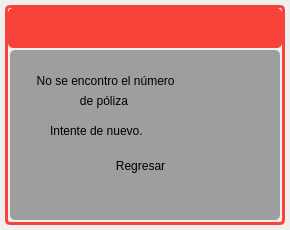
<?xml version="1.0" encoding="UTF-8"?>
<ui version="4.0">
 <class>Error_PDF</class>
 <widget class="QWidget" name="Error_PDF">
  <property name="geometry">
   <rect>
    <x>0</x>
    <y>0</y>
    <width>290</width>
    <height>230</height>
   </rect>
  </property>
  <property name="windowTitle">
   <string>Form</string>
  </property>
  <property name="styleSheet">
   <string notr="true">border-radius: 5px</string>
  </property>
  <layout class="QVBoxLayout" name="verticalLayout">
   <property name="spacing">
    <number>0</number>
   </property>
   <property name="leftMargin">
    <number>0</number>
   </property>
   <property name="topMargin">
    <number>0</number>
   </property>
   <property name="rightMargin">
    <number>0</number>
   </property>
   <property name="bottomMargin">
    <number>0</number>
   </property>
   <item>
    <widget class="QFrame" name="central_widget_frame">
     <property name="frameShape">
      <enum>QFrame::StyledPanel</enum>
     </property>
     <property name="frameShadow">
      <enum>QFrame::Raised</enum>
     </property>
     <layout class="QVBoxLayout" name="shadow_layout">
      <property name="spacing">
       <number>0</number>
      </property>
      <property name="leftMargin">
       <number>5</number>
      </property>
      <property name="topMargin">
       <number>5</number>
      </property>
      <property name="rightMargin">
       <number>5</number>
      </property>
      <property name="bottomMargin">
       <number>5</number>
      </property>
      <item>
       <widget class="QFrame" name="background_frame">
        <property name="styleSheet">
         <string notr="true">QWidget#background_frame{
border-style: solid;
border-width: 3px;

	border-color: rgb(249, 66, 58);
}</string>
        </property>
        <property name="frameShape">
         <enum>QFrame::StyledPanel</enum>
        </property>
        <property name="frameShadow">
         <enum>QFrame::Raised</enum>
        </property>
        <layout class="QVBoxLayout" name="verticalLayout_2">
         <property name="spacing">
          <number>0</number>
         </property>
         <property name="leftMargin">
          <number>0</number>
         </property>
         <property name="topMargin">
          <number>0</number>
         </property>
         <property name="rightMargin">
          <number>0</number>
         </property>
         <property name="bottomMargin">
          <number>0</number>
         </property>
         <item>
          <widget class="QFrame" name="top_bar_frame">
           <property name="minimumSize">
            <size>
             <width>0</width>
             <height>40</height>
            </size>
           </property>
           <property name="maximumSize">
            <size>
             <width>16777215</width>
             <height>40</height>
            </size>
           </property>
           <property name="styleSheet">
            <string notr="true">background-color: rgb(249, 66, 58);</string>
           </property>
           <property name="frameShape">
            <enum>QFrame::StyledPanel</enum>
           </property>
           <property name="frameShadow">
            <enum>QFrame::Raised</enum>
           </property>
           <layout class="QHBoxLayout" name="horizontalLayout_3">
            <item>
             <widget class="QLabel" name="title_label">
              <property name="minimumSize">
               <size>
                <width>120</width>
                <height>0</height>
               </size>
              </property>
              <property name="font">
               <font>
                <pointsize>10</pointsize>
                <bold>true</bold>
               </font>
              </property>
              <property name="styleSheet">
               <string notr="true">color: white;</string>
              </property>
              <property name="text">
               <string/>
              </property>
             </widget>
            </item>
            <item>
             <widget class="QFrame" name="buttons_holder_frame">
              <property name="minimumSize">
               <size>
                <width>130</width>
                <height>30</height>
               </size>
              </property>
              <property name="maximumSize">
               <size>
                <width>113</width>
                <height>16777215</height>
               </size>
              </property>
              <property name="frameShape">
               <enum>QFrame::StyledPanel</enum>
              </property>
              <property name="frameShadow">
               <enum>QFrame::Raised</enum>
              </property>
              <widget class="QToolButton" name="minimize_button">
               <property name="geometry">
                <rect>
                 <x>10</x>
                 <y>0</y>
                 <width>22</width>
                 <height>22</height>
                </rect>
               </property>
               <property name="text">
                <string/>
               </property>
               <property name="icon">
                <iconset>
                 <normaloff>../iconos/icons/maximize-window.png</normaloff>../iconos/icons/maximize-window.png</iconset>
               </property>
               <property name="iconSize">
                <size>
                 <width>25</width>
                 <height>25</height>
                </size>
               </property>
              </widget>
              <widget class="QToolButton" name="restore_button">
               <property name="geometry">
                <rect>
                 <x>50</x>
                 <y>0</y>
                 <width>22</width>
                 <height>22</height>
                </rect>
               </property>
               <property name="text">
                <string/>
               </property>
               <property name="icon">
                <iconset>
                 <normaloff>../iconos/icons/restore-window.png</normaloff>../iconos/icons/restore-window.png</iconset>
               </property>
               <property name="iconSize">
                <size>
                 <width>25</width>
                 <height>25</height>
                </size>
               </property>
              </widget>
              <widget class="QToolButton" name="maximize_button">
               <property name="geometry">
                <rect>
                 <x>50</x>
                 <y>0</y>
                 <width>22</width>
                 <height>22</height>
                </rect>
               </property>
               <property name="text">
                <string/>
               </property>
               <property name="icon">
                <iconset>
                 <normaloff>../iconos/icons/minimize-window.png</normaloff>../iconos/icons/minimize-window.png</iconset>
               </property>
               <property name="iconSize">
                <size>
                 <width>25</width>
                 <height>25</height>
                </size>
               </property>
              </widget>
              <widget class="QToolButton" name="close_button">
               <property name="geometry">
                <rect>
                 <x>90</x>
                 <y>0</y>
                 <width>22</width>
                 <height>22</height>
                </rect>
               </property>
               <property name="text">
                <string/>
               </property>
               <property name="icon">
                <iconset>
                 <normaloff>../iconos/icons/close-window.png</normaloff>../iconos/icons/close-window.png</iconset>
               </property>
               <property name="iconSize">
                <size>
                 <width>25</width>
                 <height>25</height>
                </size>
               </property>
              </widget>
             </widget>
            </item>
           </layout>
          </widget>
         </item>
         <item>
          <widget class="QFrame" name="content_frame">
           <property name="styleSheet">
            <string notr="true">QWidget#content_frame{
	border-image: url(:/imagen/logobueno_preview_rev_1.png);
}</string>
           </property>
           <property name="frameShape">
            <enum>QFrame::StyledPanel</enum>
           </property>
           <property name="frameShadow">
            <enum>QFrame::Raised</enum>
           </property>
           <layout class="QVBoxLayout" name="verticalLayout_3">
            <property name="spacing">
             <number>2</number>
            </property>
            <property name="leftMargin">
             <number>2</number>
            </property>
            <property name="topMargin">
             <number>2</number>
            </property>
            <property name="rightMargin">
             <number>2</number>
            </property>
            <property name="bottomMargin">
             <number>2</number>
            </property>
            <item>
             <widget class="QFrame" name="frame">
              <property name="styleSheet">
               <string notr="true">QWidget#frame{background-color:rgba(151, 153, 155,240);}</string>
              </property>
              <property name="frameShape">
               <enum>QFrame::StyledPanel</enum>
              </property>
              <property name="frameShadow">
               <enum>QFrame::Raised</enum>
              </property>
              <widget class="QLabel" name="label_4">
               <property name="geometry">
                <rect>
                 <x>40</x>
                 <y>70</y>
                 <width>191</width>
                 <height>21</height>
                </rect>
               </property>
               <property name="styleSheet">
                <string notr="true">color: rgb(0, 0, 0);
font: 900 15pt &quot;Arial Black&quot;;
</string>
               </property>
               <property name="text">
                <string>Intente de nuevo.</string>
               </property>
              </widget>
              <widget class="QPushButton" name="regresar_button">
               <property name="geometry">
                <rect>
                 <x>100</x>
                 <y>100</y>
                 <width>61</width>
                 <height>31</height>
                </rect>
               </property>
               <property name="styleSheet">
                <string notr="true">QPushButton#regresar_button{
background-color: #74AA50;
color: white;
border-radius: 3px;
}
QPushButton::hover#regresar_button{background-color: #ffc13b};
</string>
               </property>
               <property name="text">
                <string>Regresar</string>
               </property>
              </widget>
              <widget class="QLabel" name="label_3">
               <property name="geometry">
                <rect>
                 <x>20</x>
                 <y>40</y>
                 <width>241</width>
                 <height>21</height>
                </rect>
               </property>
               <property name="styleSheet">
                <string notr="true">color: rgb(0, 0, 0);
font: 15pt &quot;Arial&quot;;

</string>
               </property>
               <property name="text">
                <string>               de póliza</string>
               </property>
              </widget>
              <widget class="QLabel" name="label">
               <property name="geometry">
                <rect>
                 <x>20</x>
                 <y>20</y>
                 <width>241</width>
                 <height>21</height>
                </rect>
               </property>
               <property name="toolTip">
                <string>&lt;html&gt;&lt;head/&gt;&lt;body&gt;&lt;p align=&quot;center&quot;&gt;&lt;br/&gt;&lt;/p&gt;&lt;/body&gt;&lt;/html&gt;</string>
               </property>
               <property name="styleSheet">
                <string notr="true">color: rgb(0, 0, 0);
font: 15pt &quot;Arial&quot;;

</string>
               </property>
               <property name="text">
                <string>  No se encontro el número</string>
               </property>
              </widget>
             </widget>
            </item>
           </layout>
          </widget>
         </item>
        </layout>
       </widget>
      </item>
     </layout>
    </widget>
   </item>
  </layout>
 </widget>
 <resources>
  <include location="../imagenes/res.qrc"/>
 </resources>
 <connections/>
</ui>
